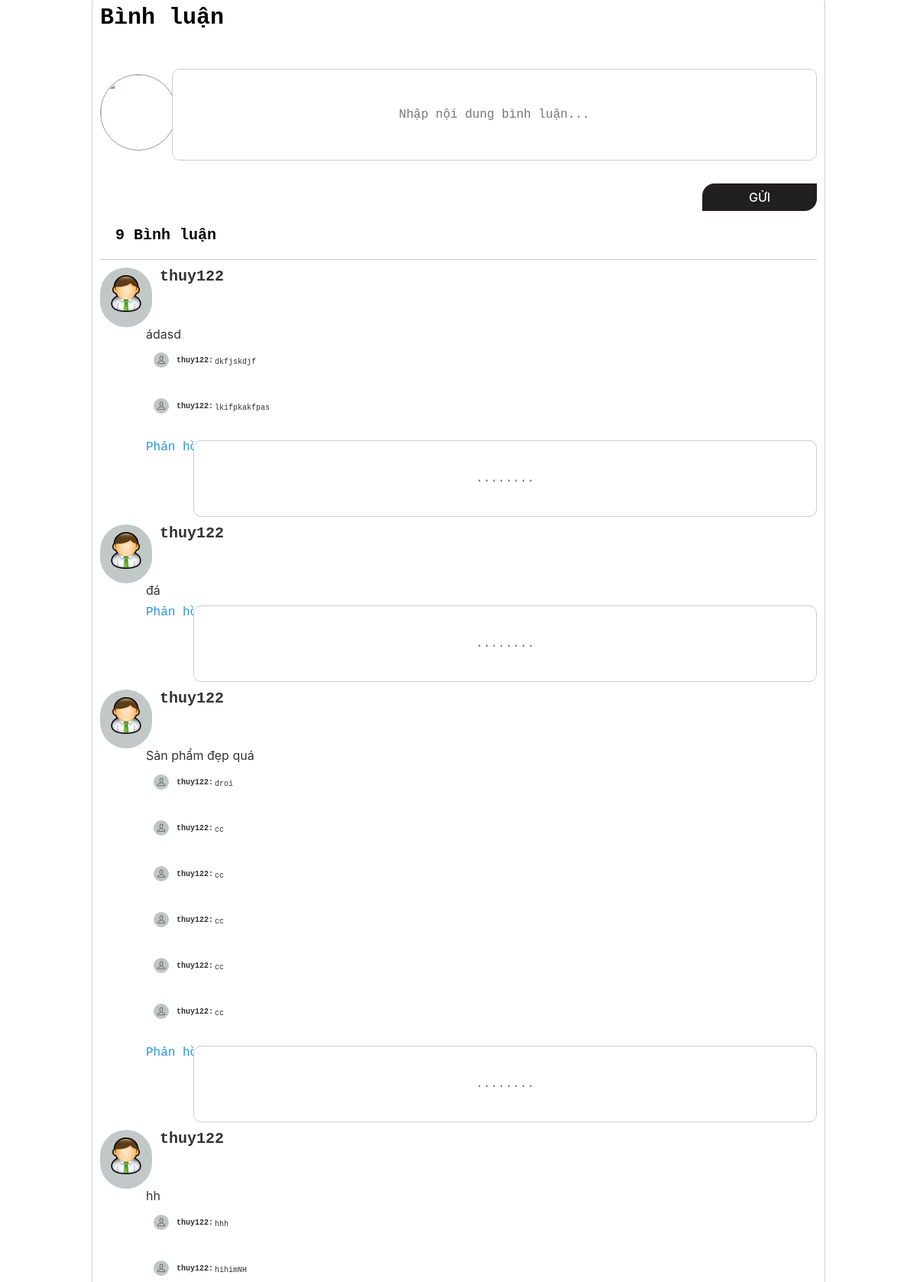
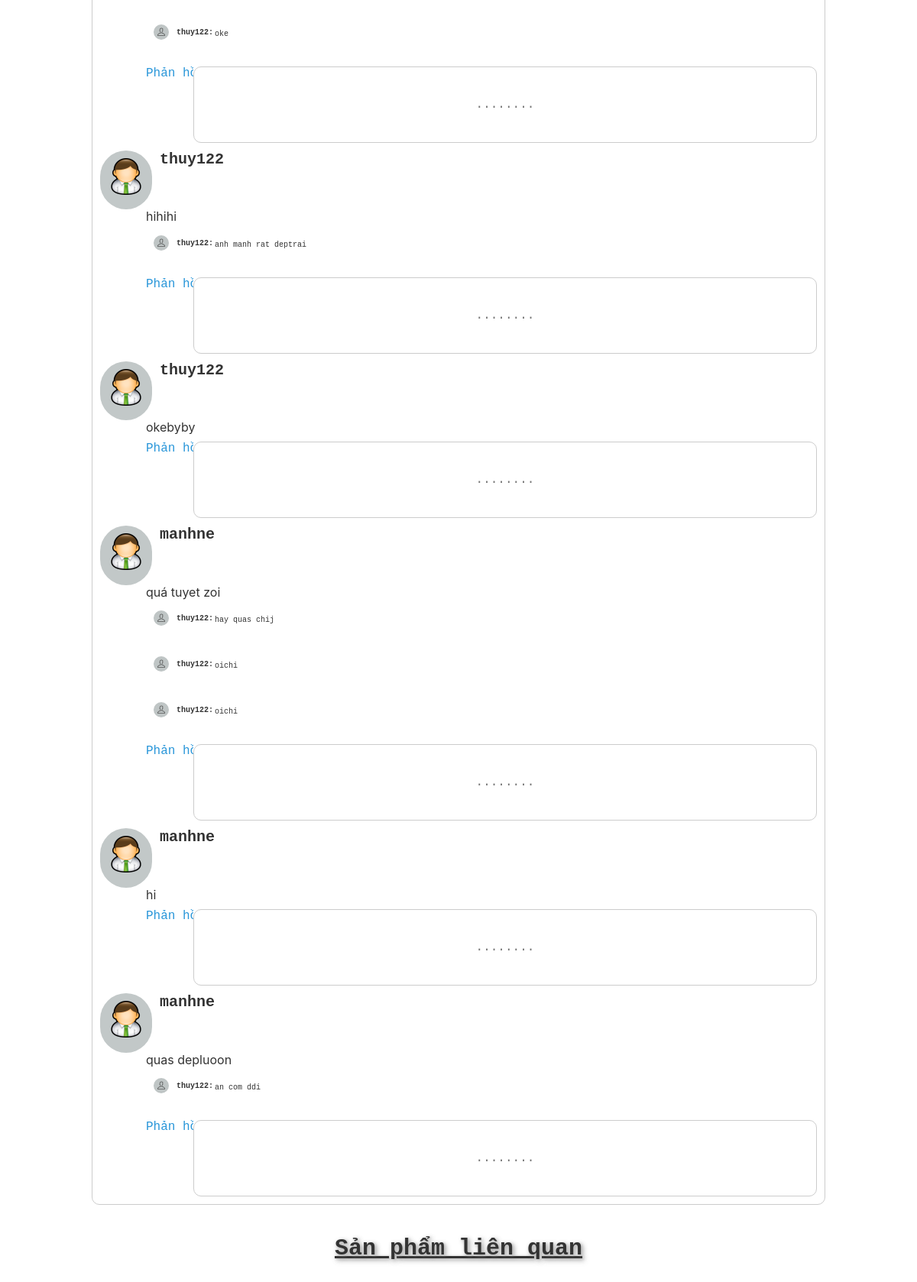
The app's page /chitietsanpham.php?productId=71 (middle part), older data (2 pictures, top to bottom).
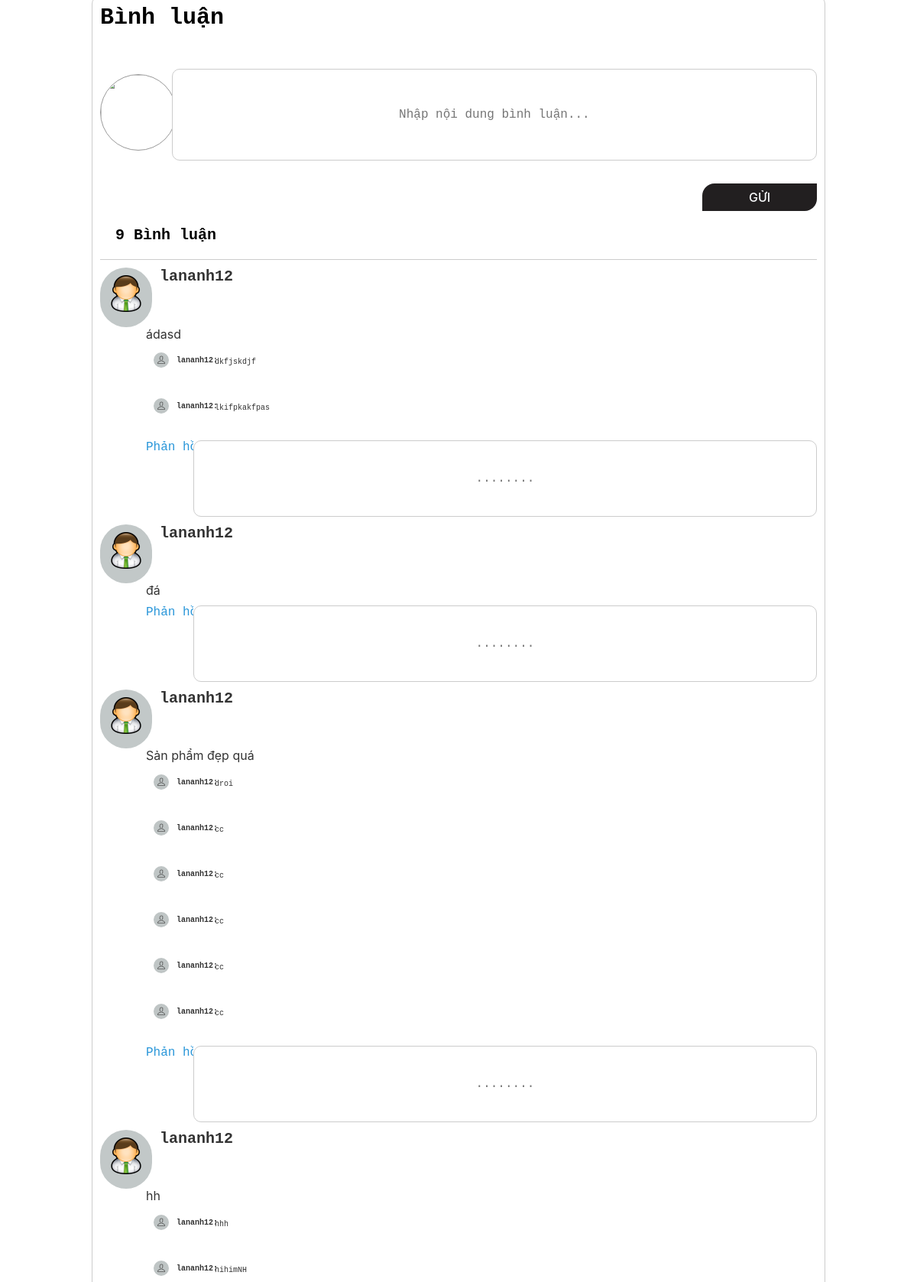
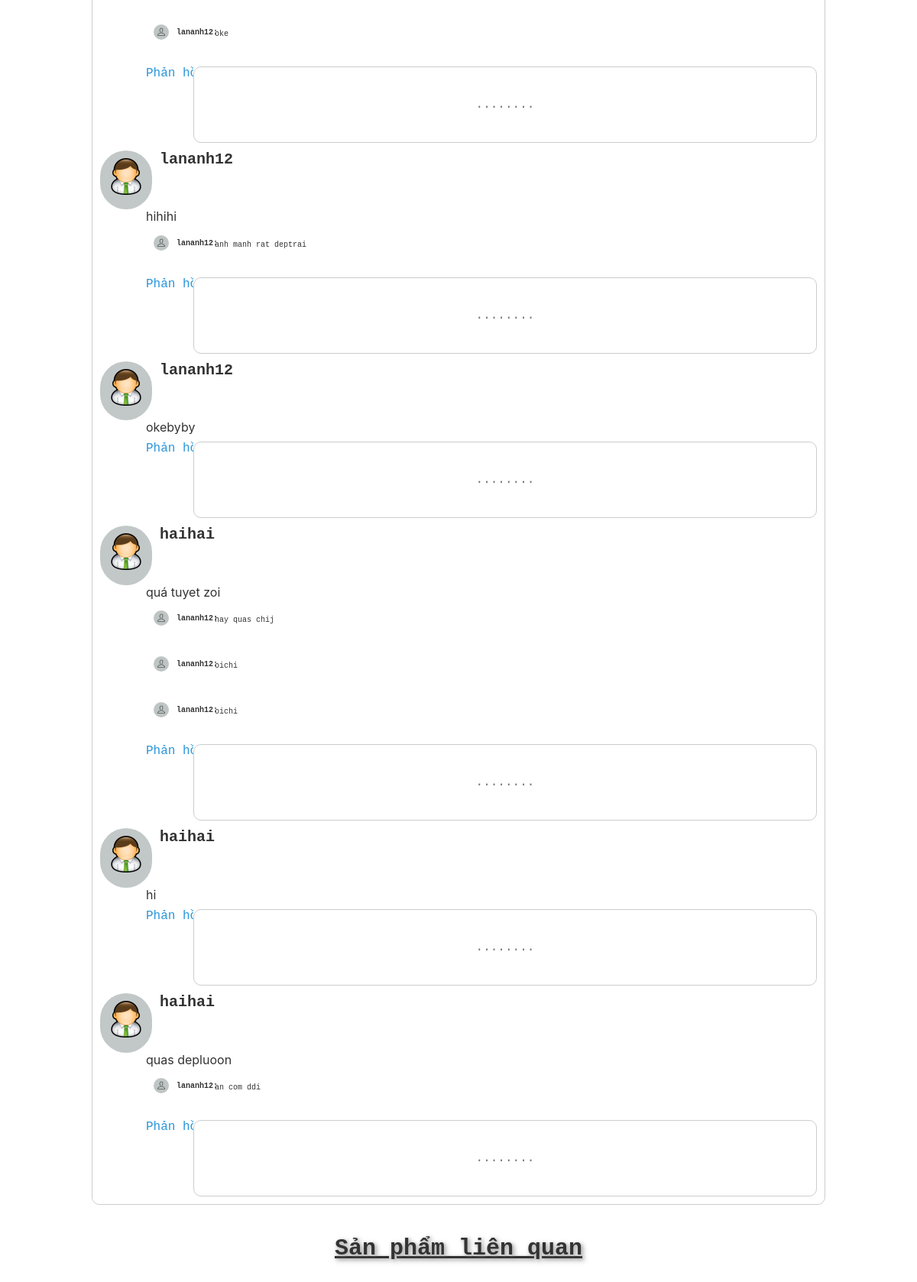
The same page, newer data (2 pictures, top to bottom).
### tables this page shows
CREATE TABLE `tbl_comment` (
  `id` int(11) NOT NULL,
  `namebl` varchar(30) NOT NULL,
  `comment` varchar(255) NOT NULL,
  `productId` int(11) NOT NULL,
  `dateComment` varchar(255) NOT NULL
);

CREATE TABLE `tbl_repcomment` (
  `id` int(11) NOT NULL,
  `nameId` int(11) NOT NULL,
  `rep` varchar(255) NOT NULL,
  `namerep` varchar(30) NOT NULL
);

### classses/user.php (called while the page is built, shortened)
<?php
$filepath = realpath(dirname(__FILE__));
include_once($filepath . '/../lib/database.php');
?>
<?php
class user
{
    private $db;
    public function __construct()
    {
        $this->db = new Database();
    }
    public function display_comment($producId)
    {
        $sql = "SELECT * FROM tbl_comment WHERE productId= '$producId' ORDER BY id DESC ";
        $result = $this->db->select($sql);
        return $result;
    }
    public function display_rep_comment()
    {
        $sql = "SELECT tb.*, cm.namebl FROM  tbl_repcomment AS tb INNER JOIN tbl_comment AS cm ON tb.nameId=cm.id";
        $result = $this->db->select($sql);
        return $result;
    }
}
?>

### lib/database.php (called while the page is built, shortened)
<?php
    Class Database{
        public $host   = DB_HOST;
        public $user   = DB_USER;
        public $pass   = DB_PASS;
        public $dbname = DB_NAME;
        public $link;
        private function connectDB(){
        $this->link = new mysqli($this->host, $this->user, $this->pass,
            $this->dbname);
        }
        public function select($query){
            $result = $this->link->query($query) or
            die($this->link->error.__LINE__);
            if($result->num_rows > 0){
                return $result;
            } else {
                return false;
            }
        }
}

### inc/handle.php (called while the page is built, shortened)
<?php
    include_once 'lib/database.php';
    $user = new user();
?>

### chitietsanpham.php (the view, shortened to what the changed rows need)
<?php include './inc/handle.php' ?>
<!DOCTYPE html>
<html lang="en">
<head>
    <link rel="stylesheet" href="assets/css/comment.css">
    <link rel="stylesheet" href="assets/css/chitietsp.css">
    <link rel="stylesheet" href="assets/css/grid.css">
    <link rel="stylesheet" href="assets/css/base.css">
    <link rel="stylesheet" href="assets/css/main.css">
    <link rel="stylesheet" href="https://cdnjs.cloudflare.com/ajax/libs/normalize/8.0.1/normalize.min.css">
    <link rel="stylesheet" href="assets/font/themify-icons/themify-icons.css">
    <link rel="stylesheet" href="https://pro.fontawesome.com/releases/v5.10.0/css/all.css" />
    <link rel="stylesheet" href="/assets/font/fontawesome-free-5.15.4-web/css/all.min.css">
    <link rel="stylesheet" href="fancybox/jquery.fancybox.css?v=2.0.4" type="text/css" media="screen" />
</head>
<body>
    <div class="PC">
        <div class="grid wide">
            <div class="col l-12">
                <div class="comment" style="border: 1px solid #ccc;border-radius: 10px;padding: 10px;">
                    <section style="border-bottom: 1px solid #ccc;">
                        <div style="display: flex;">
                            <h2 class="comment-title">Bình luận
                        </div>
                    </section>
                    <?php
                    $productId = $_GET['productId'];
                    $displaycomments = $user->display_comment($productId);
                    if ($displaycomments) {
                        while ($result = $displaycomments->fetch_assoc()) {
                    ?>
                            <div class="display_coment">
                                <div style="display: flex;align-items: stretch;justify-content: flex-start;padding-top:10px;">
                                    <span class="display_coment-icon">
                                        <img src="./assets/img/Administrator-icon.png" alt="">
                                    </span>
                                    <span class="display_coment-name"><?php echo $result['namebl'] ?></span>
                                    <span class="display_coment-date"><?php echo $result['dateComment'] ?></span>
                                </div>
                                <div class="display_coment-content"><?php echo $result['comment'] ?></div>
                            </div>
                            <?php
                            $displayrepcomments = $user->display_rep_comment();
                            if ($displayrepcomments) {
                                while ($result_rep = $displayrepcomments->fetch_assoc()) {
                                    if ($result['id'] == $result_rep['nameId']) {
                            ?>
                                        <div class="background_comment">
                                            <div>
                                                <div class="display_rep_coment">
                                                    <span class="ti-user display_rep_coment-icon"></span>
                                                    <span class="display_rep_coment-name"><?php echo $result_rep['namerep'] . ":" ?></span>
                                                    <section class="display_rep_coment-content"><?php echo $result_rep['rep'] ?></section>
                                                </div>
                                            </div>
                                        </div>
                            <?php
                                    } else {
                                        echo "";
                                    }
                                }
                            }
                            ?>
                            <form action="" method="post">
                                <section style="display: flex;align-items: flex-start;">
                                    <input name="rep_submit" class="ok" type="submit" value="Phản hồi"></input>
                                    <input pattern="\S+.*" autocomplete="off" name="rep_content" class="rep" placeholder="........">
                                </section>
                            </form>
                    <?php
                        }
                    }
                    ?>
                </div>
            </div>
        </div>
    </div>
</body>
</html>

Row changes from the older to the newer data that the page shows:
changed tbl_comment "ádasd": namebl "thuy122" → "lananh12"
changed tbl_repcomment "dkfjskdjf": namerep "thuy122" → "lananh12"
changed tbl_repcomment "lkifpkakfpas": namerep "thuy122" → "lananh12"
changed tbl_comment "đá": namebl "thuy122" → "lananh12"
changed tbl_comment "Sản phẩm đẹp quá": namebl "thuy122" → "lananh12"
changed tbl_repcomment "droi": namerep "thuy122" → "lananh12"
changed tbl_repcomment (number 4 of 16 on the later page): namerep "thuy122" → "lananh12"
changed tbl_repcomment (number 5 of 16 on the later page): namerep "thuy122" → "lananh12"
changed tbl_repcomment (number 6 of 16 on the later page): namerep "thuy122" → "lananh12"
changed tbl_repcomment (number 7 of 16 on the later page): namerep "thuy122" → "lananh12"
changed tbl_repcomment (number 8 of 16 on the later page): namerep "thuy122" → "lananh12"
changed tbl_comment "hh": namebl "thuy122" → "lananh12"
changed tbl_repcomment "hhh": namerep "thuy122" → "lananh12"
changed tbl_repcomment "hihimNH": namerep "thuy122" → "lananh12"
changed tbl_repcomment "oke": namerep "thuy122" → "lananh12"
changed tbl_comment "hihihi": namebl "thuy122" → "lananh12"
changed tbl_repcomment "anh manh rat deptrai": namerep "thuy122" → "lananh12"
changed tbl_comment "okebyby": namebl "thuy122" → "lananh12"
changed tbl_comment "quá tuyet zoi": namebl "manhne" → "haihai"
changed tbl_repcomment "hay quas chij": namerep "thuy122" → "lananh12"
changed tbl_repcomment (number 14 of 16 on the later page): namerep "thuy122" → "lananh12"
changed tbl_repcomment (number 15 of 16 on the later page): namerep "thuy122" → "lananh12"
changed tbl_comment "hi": namebl "manhne" → "haihai"
changed tbl_comment "quas depluoon": namebl "manhne" → "haihai"
changed tbl_repcomment "an com ddi": namerep "thuy122" → "lananh12"
